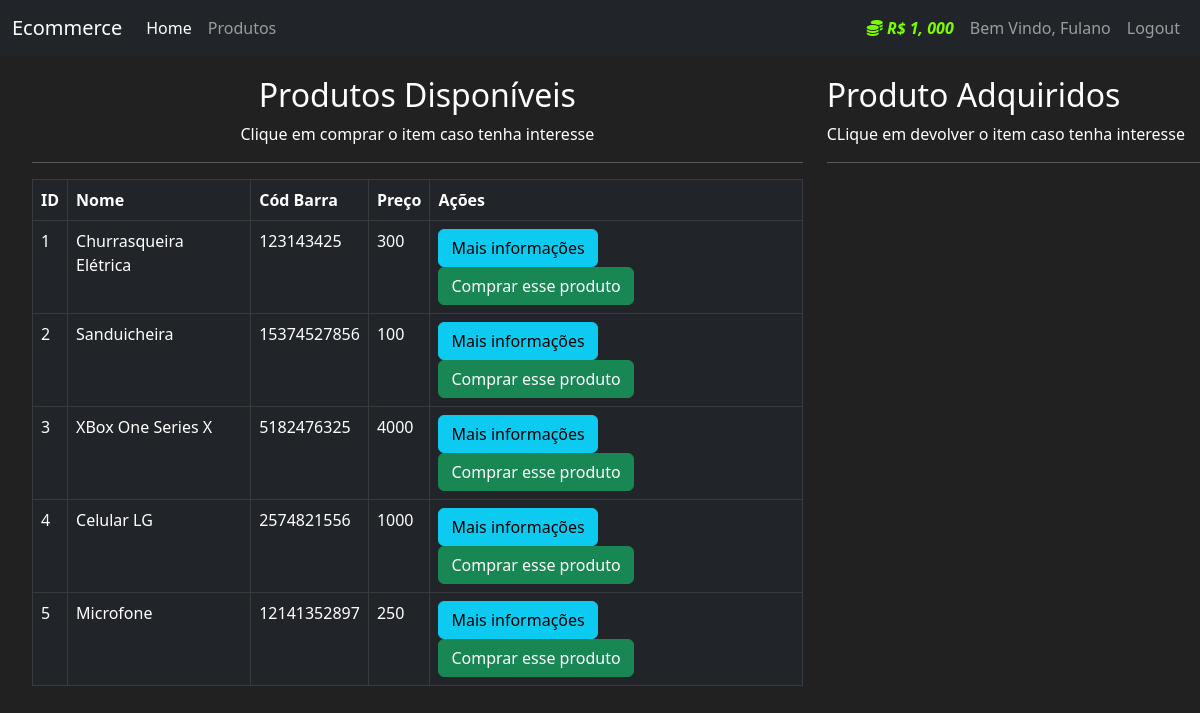
Page /produtos (signed in) on the committed database.
### mercado/models.py (models this page shows, shortened)
class User(db.Model, UserMixin):
    id = db.Column(db.Integer, primary_key=True)
    usuario = db.Column(db.String(length=30), nullable=False, unique=True)
    email = db.Column(db.String(length=50), nullable=False, unique=True)
    senha = db.Column(db.String(length=60), nullable=False, unique=True)
    valor = db.Column(db.Integer, nullable=False, default=5000)
    itens = db.relationship('Item', backref='dono_user', lazy=True)
    @property
    def formataValor(self):
        if len(str(self.valor)) >= 4: # R$ 400
            return f"R$ {str(self.valor)[:-3]}, {str(self.valor)[-3:]}"
        else:
            return f"R$ {self.valor}"
    @property
    def senhacrip(self):
        return self.senhacrip

class Item(db.Model):
    id = db.Column(db.Integer, primary_key=True)
    nome = db.Column(db.String(length=30), nullable=False, unique=True)
    preco = db.Column(db.Integer, nullable=False)
    cod_barra = db.Column(db.String(length=12), nullable=False, unique=True)
    descricao = db.Column(db.String(length=1024), nullable=False, unique=True)
    dono = db.Column(db.Integer, db.ForeignKey('user.id'))

### mercado/routes.py (the view, shortened to what this page needs)
@app.route('/produtos', methods=["GET", "POST"])
@login_required
def page_produto():
    compra_form = CompraProdutoForm()
    itens = Item.query.all()
    return render_template("produtos.html", itens=itens, compra_form=compra_form)

### mercado/models.py (called while the page is built)
@login_manager.user_loader
def load_user(user_id):
    return User.query.get(int(user_id))

### mercado/templates/produtos.html (shortened to what this page needs)
{% extends 'base.html' %}
{% block conteudo %}
    <div class="row" style="margin-top: 20px; margin-left: 20px;">
        <div class="col-8">
            <h2 style="text-align: center;" >Produtos Disponíveis</h2>
            <p style="text-align: center;"> Clique em comprar o item caso tenha interesse</p>
                <hr>
                <table class="table table-hover table-dark table-bordered">
                    <thead>
                        <tr>
                            <th scope="col">ID</th>
                            <th scope="col">Nome</th>
                            <th scope="col">Cód Barra</th>
                            <th scope="col">Preço</th>
                            <th scope="col">Ações</th>
                        </tr>
                    </thead>
                <tbody>
                    {% for item in itens %}
                    <tr>
                        <td>{{item.id}}</td>
                        <td>{{item.nome}}</td>
                        <td>{{item.cod_barra}}</td>
                        <td>{{item.preco}}</td>
                        <td>
                            <button data-bs-toggle="modal" data-bs-target="#exampleModal-{{item.id}}" class="btn btn-outline btn-info">Mais informações</button>
                            <button data-bs-toggle="modal" data-bs-target="#exampleModalCompra-{{item.id}}" class="btn btn-outline btn-success">Comprar esse produto</button>
                        </td>
                    </tr>
                    {% endfor %}
                </tbody>
            </table>
        </div>
        <div class="col-4">
            <h2>Produto Adquiridos</h2>
            <p>CLique em devolver o item caso tenha interesse</p>
            <hr>
        </div>
    </div>
{% endblock %}

### mercado/templates/base.html (shortened to what this page needs)
<!DOCTYPE html>
<html lang="en">
<head>
    <link rel="stylesheet" href="https://cdn.jsdelivr.net/npm/bootstrap@5.2.3/dist/css/bootstrap.min.css">
</head>
<body>
    <nav class="navbar navbar-expand-lg navbar-dark bg-dark">
        <div class="container-fluid">
          <a class="navbar-brand" href="#">Ecommerce</a>
          <div class="collapse navbar-collapse" id="navbarNav">
            <ul class="navbar-nav">
              <li class="nav-item">
                <a class="nav-link active" aria-current="page" href="{{url_for('page_home')}}">Home</a>
              </li>
              <li class="nav-item">
                <a class="nav-link" href="{{url_for('page_produto')}}">Produtos</a>
              </li>
            </ul>
          </div>
          {% if current_user.is_authenticated %}
          <div class="navbar-nav ms-auto">
            <a class="nav-link" style="color: lawngreen; font-weight: bold;">
              <i class="fas fa-coins"></i>
              <i>{{ current_user.formataValor }}</i>
            </a>
              <a class="nav-link">Bem Vindo, {{current_user.usuario}}</a>
              <a class="nav-link" href="{{url_for('page_logout')}}">Logout</a>
          </div>
          {% else %}
          <div class="navbar-nav ms-auto">
              <a class="nav-link" href="{{url_for('page_login')}}">Login</a>
              <a class="nav-link" href="{{url_for('page_cadastro')}}">Cadastro</a>
          </div>
          {% endif %}
        </div>
      </nav>
      {% block conteudo %}
    {% endblock %}
  </body>
</html>

### mercado/templates/base.html (style rules this page uses)
body { background-color: #212121; color: white; }

### rows in the picture
User: formataValor "R$ 1, 000", usuario "Fulano"
Item: id "1", nome "Churrasqueira Elétrica", cod_barra "123143425", preco "300"
Item: id "2", nome "Sanduicheira", cod_barra "15374527856", preco "100"
Item: id "3", nome "XBox One Series X", cod_barra "5182476325", preco "4000"
Item: id "4", nome "Celular LG", cod_barra "2574821556", preco "1000"
Item: id "5", nome "Microfone", cod_barra "12141352897", preco "250"
